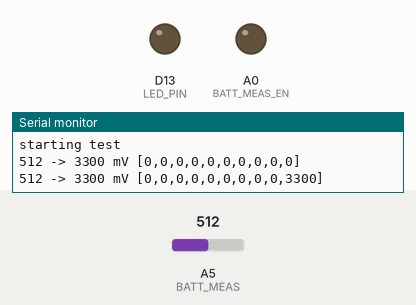
A sketch run on a simulated Arduino Zero (SAMD21). Shown: output pins drawn as LEDs (lit = HIGH), the last lines printed to the serial monitor. The inputs (shaded band) are chosen by the test bench; at power-on: A5 (BATT_MEAS) = 512.

Above: at 6.2 s.
6.3 s: A5 (BATT_MEAS) set to 618
8.2 s: A5 (BATT_MEAS) set to 650
At 9.6 s:
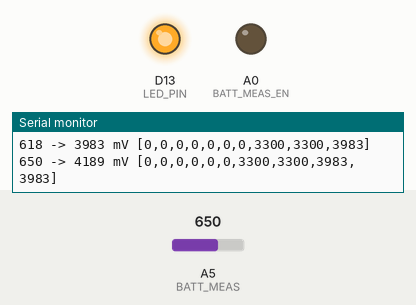
10.5 s: A5 (BATT_MEAS) set to 511
At 12.2 s:
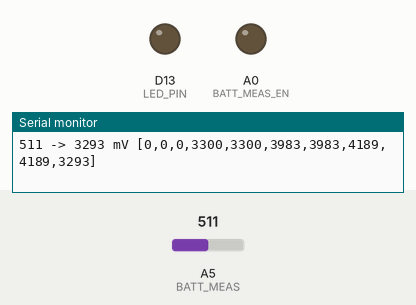
12.5 s: A5 (BATT_MEAS) set to 716
At 13.9 s:
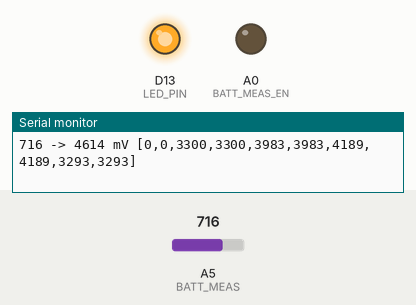
Timing chart, 0 to 15.5 s (numbered marks = the images above; inputs shaded):
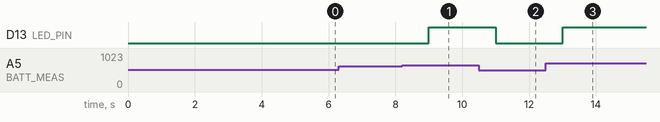

Measured:
- the behaviour switches between 636 and 637 on A5 (BATT_MEAS) (found by bisection; images 0 and 1)
- after the input at 8.2 s, D13 (LED_PIN): LOW → HIGH after 0.80 s
- after the input at 10.5 s, D13 (LED_PIN): HIGH → LOW after 0.50 s
- after the input at 12.5 s, D13 (LED_PIN): LOW → HIGH after 0.50 s

The sketch:

playameter_battery_test.ino
```cpp
#define LED_PIN 13

#define BATT_MEAS_EN A0
#define BATT_MEAS A5


void setup() {
  // put your setup code here, to run once:

  SerialUSB.begin(115200);
  delay(5000);

  SerialUSB.println("starting test");

  pinMode(LED_PIN, OUTPUT);

  pinMode(BATT_MEAS_EN, OUTPUT);
  digitalWrite(BATT_MEAS_EN, LOW);
  batteryCheck();
}

static int prior[10];

void batteryCheck()
{
  digitalWrite(BATT_MEAS_EN, HIGH);
  // delayMicroseconds(1);
  int rd=analogRead(BATT_MEAS);
  int v=(6600 * rd) / 1024;
  SerialUSB.print(rd);
  SerialUSB.print(" -> ");
  SerialUSB.print(v);
  SerialUSB.print(" mV [");
  digitalWrite(BATT_MEAS_EN, LOW);
  digitalWrite(LED_PIN,(v>4100)?HIGH:LOW);
  for (int i=0;i<10;i++) {
      SerialUSB.print(prior[i]);
      if (i<9) {
	  prior[i]=prior[i+1];
	  SerialUSB.print(",");
      }
  }
  prior[9]=v;
  SerialUSB.println("]");
}

void loop()
{
    delay(1000);
    batteryCheck();
}
```
